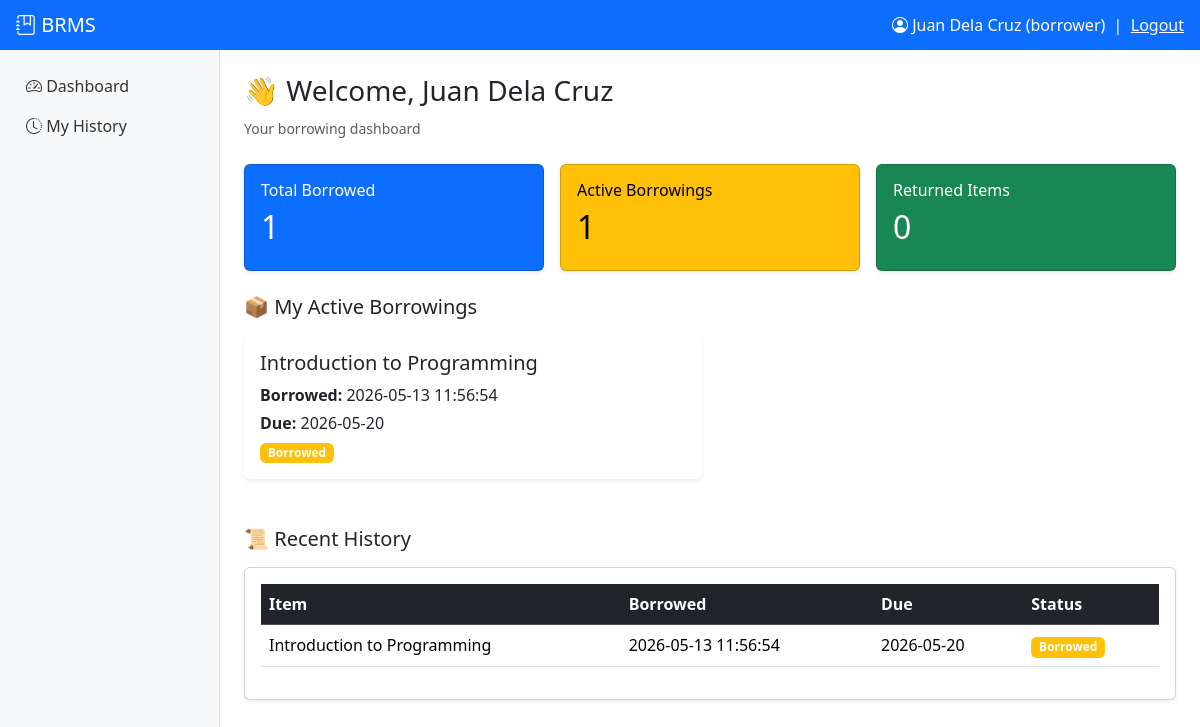
The page /user/dashboard.php (signed in) on the database its author committed.
### tables this page shows
CREATE TABLE users (
    user_id INT AUTO_INCREMENT PRIMARY KEY,
    full_name VARCHAR(100) NOT NULL,
    username VARCHAR(50) UNIQUE NOT NULL,
    password VARCHAR(255) NOT NULL,  
    contact_number VARCHAR(20) NOT NULL,
    role ENUM('admin','borrower') NOT NULL DEFAULT 'borrower',
    created_at TIMESTAMP DEFAULT CURRENT_TIMESTAMP
);

CREATE TABLE borrow_records (
    record_id INT AUTO_INCREMENT PRIMARY KEY,
    user_id INT NOT NULL,
    item_id INT NOT NULL,
    borrow_date DATETIME NOT NULL DEFAULT CURRENT_TIMESTAMP,
    due_date DATE NOT NULL,
    return_date DATETIME NULL,
    status ENUM('borrowed','returned','overdue') NOT NULL DEFAULT 'borrowed',
    penalty DECIMAL(8,2) DEFAULT 0,
    FOREIGN KEY (user_id) REFERENCES users(user_id) ON DELETE CASCADE,
    FOREIGN KEY (item_id) REFERENCES items(item_id) ON DELETE CASCADE
);

CREATE TABLE items (
    item_id INT AUTO_INCREMENT PRIMARY KEY,
    item_code VARCHAR(30) UNIQUE NOT NULL,
    item_name VARCHAR(100) NOT NULL,
    category VARCHAR(50),
    quantity INT NOT NULL DEFAULT 0,
    description TEXT,
    created_at TIMESTAMP DEFAULT CURRENT_TIMESTAMP
);

### includes/auth.php (called while the page is built, shortened)
<?php
function current_user() {
    return [
        'id'   => $_SESSION['user_id']   ?? null,
        'name' => $_SESSION['full_name'] ?? '',
        'role' => $_SESSION['role']      ?? '',
    ];
}

### includes/functions.php (called while the page is built, shortened)
<?php
function e($s){ return htmlspecialchars($s ?? '', ENT_QUOTES, 'UTF-8'); }

### user/dashboard.php (the view)
<?php
require_once __DIR__.'/../includes/db.php';
require_once __DIR__.'/../includes/auth.php'; require_login();
require_once __DIR__.'/../includes/functions.php';
$uid = $_SESSION['user_id'];
$user = $conn->query("SELECT * FROM users WHERE user_id=$uid")->fetch_assoc();
$active = $conn->query("
    SELECT br.*, i.item_name
    FROM borrow_records br
    JOIN items i ON i.item_id = br.item_id
    WHERE br.user_id=$uid AND br.status IN ('borrowed','overdue')
    ORDER BY br.due_date ASC
");
$history = $conn->query("
    SELECT br.*, i.item_name
    FROM borrow_records br
    JOIN items i ON i.item_id = br.item_id
    WHERE br.user_id=$uid
    ORDER BY br.record_id DESC
    LIMIT 10
");
$totalBorrowed = $conn->query("
    SELECT COUNT(*) c FROM borrow_records WHERE user_id=$uid
")->fetch_assoc()['c'];
$activeCount = $conn->query("
    SELECT COUNT(*) c FROM borrow_records
    WHERE user_id=$uid AND status IN('borrowed','overdue')
")->fetch_assoc()['c'];
$returned = $conn->query("
    SELECT COUNT(*) c FROM borrow_records
    WHERE user_id=$uid AND status='returned'
")->fetch_assoc()['c'];
include __DIR__.'/../includes/header.php';
?>
<div class="mb-4">
    <h3>👋 Welcome, <?= e($user['full_name']) ?></h3>
    <small class="text-muted">Your borrowing dashboard</small>
</div>
<div class="row g-3 mb-4">
    <div class="col-md-4">
        <div class="card text-bg-primary shadow-sm">
            <div class="card-body">
                <h6>Total Borrowed</h6>
                <h2><?= $totalBorrowed ?></h2>
            </div>
        </div>
    </div>
    <div class="col-md-4">
        <div class="card text-bg-warning shadow-sm">
            <div class="card-body">
                <h6>Active Borrowings</h6>
                <h2><?= $activeCount ?></h2>
            </div>
        </div>
    </div>
    <div class="col-md-4">
        <div class="card text-bg-success shadow-sm">
            <div class="card-body">
                <h6>Returned Items</h6>
                <h2><?= $returned ?></h2>
            </div>
        </div>
    </div>
</div>
<h5 class="mb-3">📦 My Active Borrowings</h5>
<div class="row g-3">
<?php while($r = $active->fetch_assoc()): ?>
<?php
$color = $r['status'] === 'overdue' ? 'danger' : 'warning';
?>
<div class="col-md-6">
    <div class="card shadow-sm border-0">
        <div class="card-body">
            <h5><?= e($r['item_name']) ?></h5>
            <p class="mb-1">
                <b>Borrowed:</b> <?= $r['borrow_date'] ?>
            </p>
            <p class="mb-1">
                <b>Due:</b> <?= $r['due_date'] ?>
            </p>
            <span class="badge bg-<?= $color ?>">
                <?= ucfirst($r['status']) ?>
            </span>
        </div>
    </div>
</div>
<?php endwhile; ?>
</div>
<h5 class="mt-5 mb-3">📜 Recent History</h5>
<div class="card shadow-sm">
<div class="card-body">
<table class="table table-hover">
<thead class="table-dark">
<tr>
    <th>Item</th>
    <th>Borrowed</th>
    <th>Due</th>
    <th>Status</th>
</tr>
</thead>
<tbody>
<?php while($h = $history->fetch_assoc()): ?>
<?php
$color = [
    'borrowed' => 'warning',
    'returned' => 'success',
    'overdue'  => 'danger'
][$h['status']] ?? 'secondary';
?>
<tr>
    <td><?= e($h['item_name']) ?></td>
    <td><?= $h['borrow_date'] ?></td>
    <td><?= $h['due_date'] ?></td>
    <td>
        <span class="badge bg-<?= $color ?>">
            <?= ucfirst($h['status']) ?>
        </span>
    </td>
</tr>
<?php endwhile; ?>
</tbody>
</table>
</div>
</div>
<?php include __DIR__.'/../includes/footer.php'; ?>

### includes/header.php (shortened to what this page needs)
<?php require_once __DIR__.'/auth.php'; require_login(); $u = current_user(); ?>
<!doctype html>
<html lang="en"><head>
<link href="https://cdn.jsdelivr.net/npm/bootstrap@5.3.2/dist/css/bootstrap.min.css" rel="stylesheet">
<link href="https://cdn.jsdelivr.net/npm/bootstrap-icons@1.11.1/font/bootstrap-icons.css" rel="stylesheet">
<link href="/brms/assets/css/style.css" rel="stylesheet">
</head><body>
<nav class="navbar navbar-dark bg-primary px-3">
  <span class="navbar-brand mb-0 h1"><i class="bi bi-journal-bookmark"></i> BRMS</span>
  <div class="text-white">
    <i class="bi bi-person-circle"></i> <?=e($u['name'])?> (<?=e($u['role'])?>)
    &nbsp;|&nbsp; <a class="text-white" href="/brms/logout.php">Logout</a>
  </div>
</nav>
<div class="d-flex">
<aside class="sidebar bg-light p-3">
<?php if($u['role']==='admin'): ?>
  <a href="/brms/admin/dashboard.php" class="d-block py-2"><i class="bi bi-speedometer2"></i> Dashboard</a>
  <a href="/brms/admin/users.php" class="d-block py-2"><i class="bi bi-people"></i> Users</a>
  <a href="/brms/admin/items.php" class="d-block py-2"><i class="bi bi-box-seam"></i> Items</a>
  <a href="/brms/admin/borrow.php" class="d-block py-2"><i class="bi bi-arrow-down-circle"></i> Borrow</a>
  <a href="/brms/admin/return.php" class="d-block py-2"><i class="bi bi-arrow-up-circle"></i> Return</a>
  <a href="/brms/admin/records.php" class="d-block py-2"><i class="bi bi-list-check"></i> Records</a>
  <a href="/brms/reports/reports.php" class="d-block py-2"><i class="bi bi-file-earmark-bar-graph"></i> Reports</a>
<?php else: ?>
  <a href="/brms/user/dashboard.php" class="d-block py-2"><i class="bi bi-speedometer2"></i> Dashboard</a>
  <a href="/brms/user/history.php" class="d-block py-2"><i class="bi bi-clock-history"></i> My History</a>
<?php endif; ?>
</aside>
<main class="flex-grow-1 p-4">

### assets/css/style.css (style rules this page uses)
.sidebar { width: 220px; min-height: calc(100vh - 56px); border-right: 1px solid #dee2e6; }
.sidebar a { color: #333; text-decoration: none; border-radius: 6px; padding-left: 10px; }

### rows shown on the page
users: full_name "Juan Dela Cruz", role "borrower"
borrow_records: item.item_name "Introduction to Programming", borrow_date "2026-05-13 11:56:54", due_date "2026-05-20", status "Borrowed"

### other values the page prints
$totalBorrowed "1"
$activeCount "1"
$returned "0"
